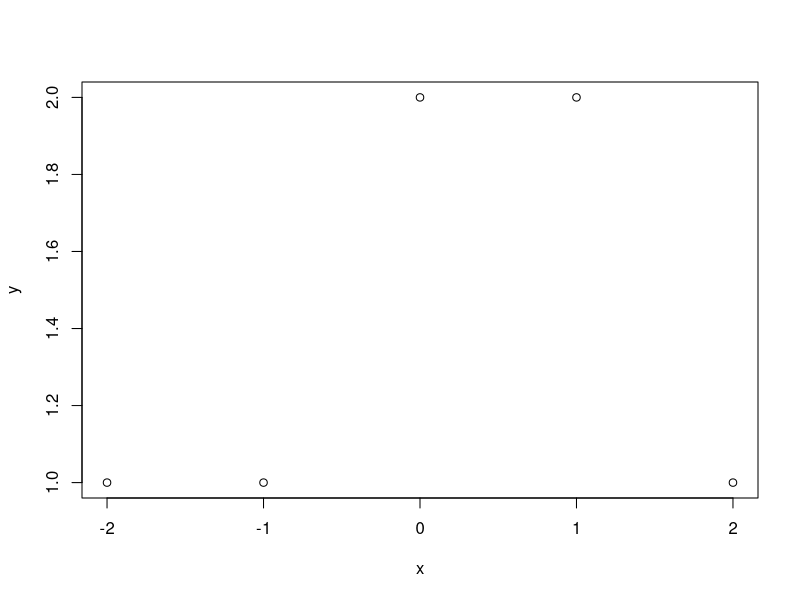

Here is the R script that generated this plot:
## ---- chunk 1
library(ggplot2)
## ---- chunk 2
x = -2:2
y = c(1 + 0 + 0, # x = -2
      1 + 0 + 0, # x = -1
      1 + 1 + 0, # x = 0
      1 + (1-0) + 0, # x = 1
      1 + (1-1) + 0 # x =2
      )
plot(x,y)
